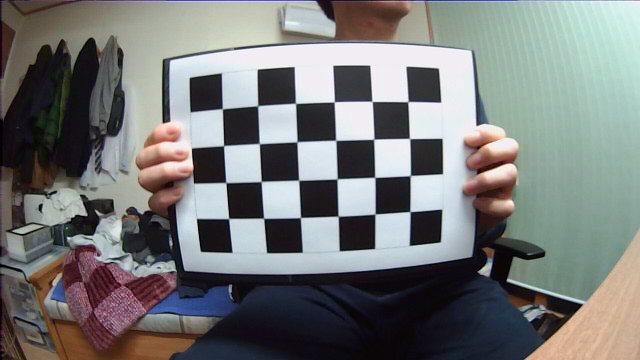
#> input picture calibration/calibration_images/0009-0275.jpg, 640 x 360 px; its folder holds only this picture in this run
$ python calibration.py
#> lines starting #> are read from the running program, lines starting #| are printed output that depends on the picture; after the words box and inside, x2 and y2 are one past the last pixel; in counts of white or black regions, pixels touching at a corner belong together; long printed decimals are rounded
import numpy as np
import cv2
import glob
# termination criteria
criteria = (cv2.TERM_CRITERIA_EPS + cv2.TERM_CRITERIA_MAX_ITER, 30, 0.001)
# prepare object points, like (0,0,0), (1,0,0), (2,0,0) ....,(6,5,0)
objp = np.zeros((4*6,3), np.float32)
objp[:,:2] = np.mgrid[0:6,0:4].T.reshape(-1,2)
# Arrays to store object points and image points from all the images.
objpoints = [] # 3d point in real world space
imgpoints = [] # 2d points in image plane.
images = glob.glob('calibration_images/*.jpg')

for fname in images:
    print(fname)
    img = cv2.imread(fname)
#> img is the input picture: shape (360, 640, 3); mean B, G, R 120.3, 121.1, 119.4
    gray = cv2.cvtColor(img, cv2.COLOR_BGR2GRAY)
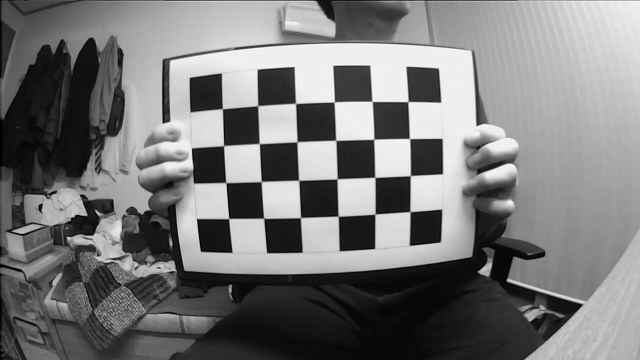
#> gray: shape (360, 640); min 0, max 254, mean 120.5
    # Find the chess board corners
    ret, corners = cv2.findChessboardCorners(gray, (6,4), None)
#> ret = True; corners = 24 rows, first 8: [222.3, 108.8], [257.5, 105.9], [295.6, 103.4], [334, 102], [372, 101.4], [407.9, 101.7], [223.6, 145.7], [259.3, 143.6]
    # If found, add object points, image points (after refining them)
    if ret == True:
        print('done.. %s' % fname)
        objpoints.append(objp)
        corners2=cv2.cornerSubPix(gray,corners, (11,11), (-1,-1), criteria)
#> corners2 = 24 rows, first 8: [222.4, 108.7], [257.7, 105.7], [295.5, 103.3], [334.2, 101.9], [372.1, 101.4], [408, 101.6], [223.5, 145.6], [259.3, 143.6]
        imgpoints.append(corners)
        # Draw and display the corners
        cv2.drawChessboardCorners(img, (6,4), corners2, ret)
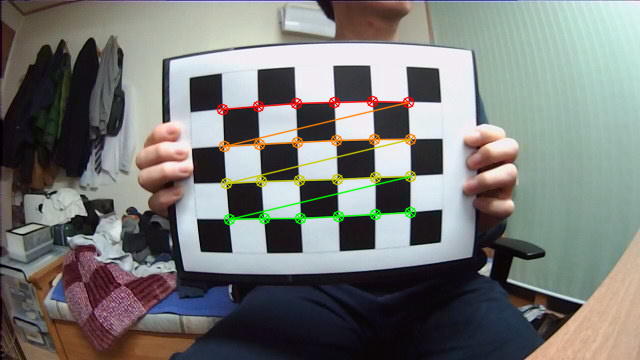
#> img: shape (360, 640, 3); 2.53% of pixels changed, all inside (x1, y1, x2, y2) = (216, 95, 417, 226)


ret, mtx, dist, rvecs, tvecs = cv2.calibrateCamera(objpoints, imgpoints, gray.shape[::-1], None, None)
#> ret = 0.0821; mtx = [[1620.3, 0, 321.9], [0, 1813.6, 157.3], [0, 0, 1]]; dist = [[-13.2, 393.8, 0.0599, -0.0283, 4.56]]; rvecs = ([0.468, 0.0101, -0.037],); tvecs = ([-2.68, -1.18, 41.21],)

print(mtx)
#| [[1.62025837e+03 0.00000000e+00 3.21914895e+02]
#|  [0.00000000e+00 1.81359244e+03 1.57328901e+02]
#|  [0.00000000e+00 0.00000000e+00 1.00000000e+00]]
print(dist)
#| [[-1.31980632e+01  3.93792919e+02  5.99086733e-02 -2.83034455e-02
#|    4.55912304e+00]]

for fname in images:
    img = cv2.imread(fname)
    h,  w = img.shape[:2]
#> h = 360; w = 640
    dst = cv2.undistort(img, mtx, dist, None, mtx)
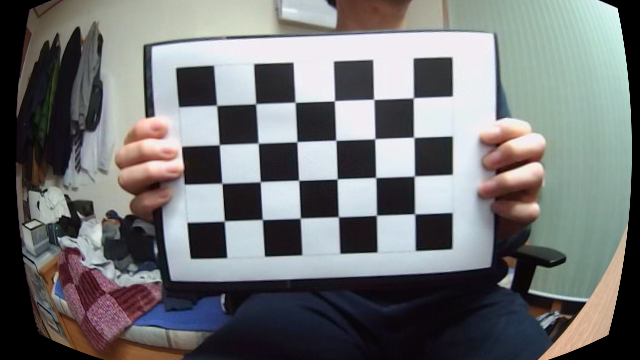
#> dst: shape (360, 640, 3); mean B, G, R 116.1, 115.5, 113.8
    cv2.imwrite(fname[:-4]+'_calib.png', dst)

$ run again, on calibration/calibration_images/0068-0345.jpg
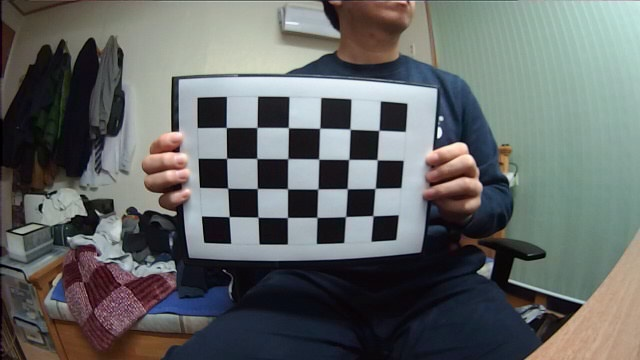
#> input picture calibration/calibration_images/0068-0345.jpg, 640 x 360 px
#> img is the input picture: shape (360, 640, 3); mean B, G, R 101.7, 102.7, 99
#> `ret, corners = cv2.findChessboardCorners(gray, (6,4), None)`: ret = True; corners = 24 rows, first 8: [226.3, 127.6], [257, 127.5], [288.3, 127.6], [319.8, 128.1], [350, 129.2], [378.9, 130.4], [226.6, 158.3], [256.8, 158.4]
#> corners2 = 24 rows, first 8: [226.3, 127.5], [256.9, 127.4], [288.4, 127.6], [319.7, 128.3], [350.1, 129.2], [378.8, 130.4], [226.6, 158.3], [256.8, 158.4]
#> `cv2.drawChessboardCorners(img, (6,4), corners2, ret)`:
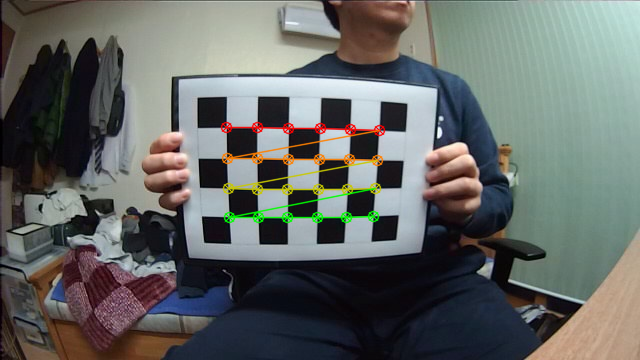
#> img: shape (360, 640, 3); 2.18% of pixels changed, all inside (x1, y1, x2, y2) = (220, 121, 386, 224)
#> `ret, mtx, dist, rvecs, tvecs = cv2.calibrateCamera(objpoints, imgpoint..`: ret = 0.0966; mtx = [[294.9, 0, 308.7], [0, 290.9, 181.7], [0, 0, 1]]; dist = [[-0.559, 2.54, -0.0186, 0.00611, -9.02]]; rvecs = ([0.181, -0.116, 0.0129],); tvecs = ([-2.63, -1.73, 8.99],)
#| [[294.886   0.         308.705  ]
#|  [  0.         290.851  181.662]
#|  [  0.           0.           1.        ]]
#| [[-5.58885578e-01  2.54251711e+00 -1.85504054e-02  6.10617286e-03
#|   -9.02497911e+00]]
#> `dst = cv2.undistort(img, mtx, dist, None, mtx)`:
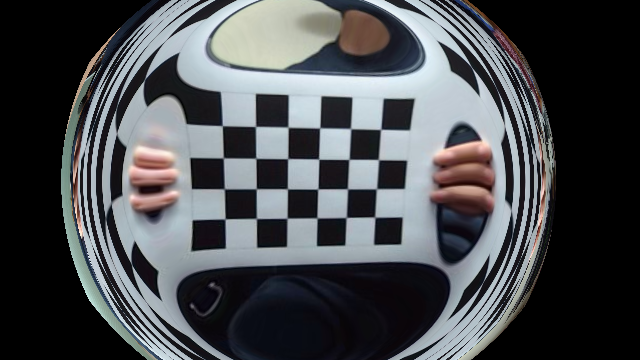
#> dst: shape (360, 640, 3); mean B, G, R 80.2, 76.9, 74.5

$ run again, on calibration/calibration_images/0118-0356.jpg
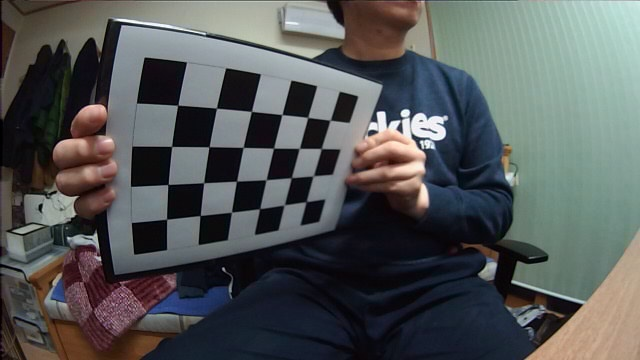
#> input picture calibration/calibration_images/0118-0356.jpg, 640 x 360 px
#> img is the input picture: shape (360, 640, 3); mean B, G, R 87.5, 87.5, 84.2
#> `ret, corners = cv2.findChessboardCorners(gray, (6,4), None)`: ret = True; corners = 24 rows, first 8: [177.8, 105.2], [216.5, 108.1], [251.4, 111.4], [281.9, 114.6], [307.8, 117.5], [330, 120.3], [171.6, 146.5], [209, 146.8]
#> corners2 = 24 rows, first 8: [177.7, 105.2], [216.4, 108.2], [251.4, 111.4], [281.9, 114.6], [307.7, 117.4], [330.1, 120.3], [171.6, 146.4], [209, 146.7]
#> `cv2.drawChessboardCorners(img, (6,4), corners2, ret)`:
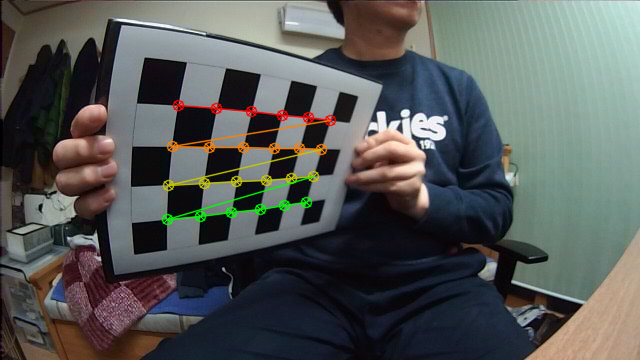
#> img: shape (360, 640, 3); 2.19% of pixels changed, all inside (x1, y1, x2, y2) = (161, 99, 337, 226)
#> `ret, mtx, dist, rvecs, tvecs = cv2.calibrateCamera(objpoints, imgpoint..`: ret = 0.296; mtx = [[339.2, 0, 371.2], [0, 337.4, 193.4], [0, 0, 1]]; dist = [[-0.621, 0.739, -0.0331, -0.0693, -0.843]]; rvecs = ([0.471, -0.974, 0.137],); tvecs = ([-4.1, -1.88, 6.85],)
#| [[339.223   0.         371.246]
#|  [  0.         337.359 193.380]
#|  [  0.           0.           1.        ]]
#| [[-0.6214  0.7386  -0.03309 -0.06935 -0.8426]]
#> `dst = cv2.undistort(img, mtx, dist, None, mtx)`:
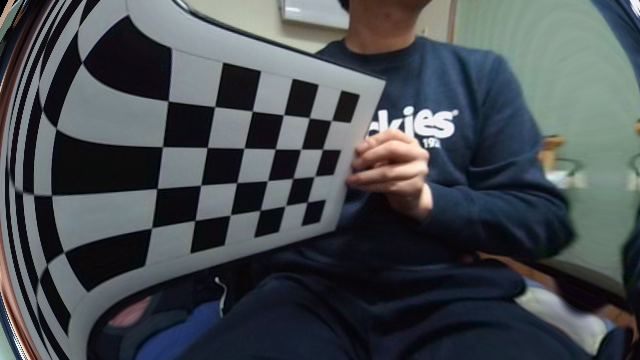
#> dst: shape (360, 640, 3); mean B, G, R 80.9, 76.8, 71.3

$ run again, on calibration/calibration_images/0029-0266.jpg
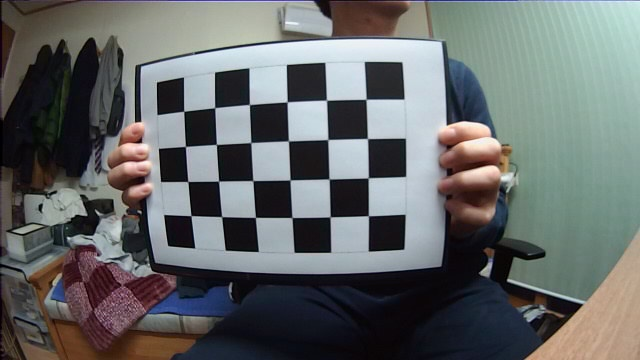
#> input picture calibration/calibration_images/0029-0266.jpg, 640 x 360 px
#> img is the input picture: shape (360, 640, 3); mean B, G, R 104.9, 105.2, 101.7
#> `ret, corners = cv2.findChessboardCorners(gray, (6,4), None)`: ret = True; corners = 24 rows, first 8: [183.7, 111.3], [214.7, 107.6], [249.4, 104.6], [287.2, 101.9], [326.5, 100.2], [366, 99.42], [185.5, 146.5], [216.4, 144.5]
#> corners2 = 24 rows, first 8: [183.7, 111.3], [214.7, 107.7], [249.4, 104.5], [287.1, 101.9], [326.5, 100.2], [366.1, 99.3], [185.4, 146.4], [216.4, 144.4]
#> `cv2.drawChessboardCorners(img, (6,4), corners2, ret)`:
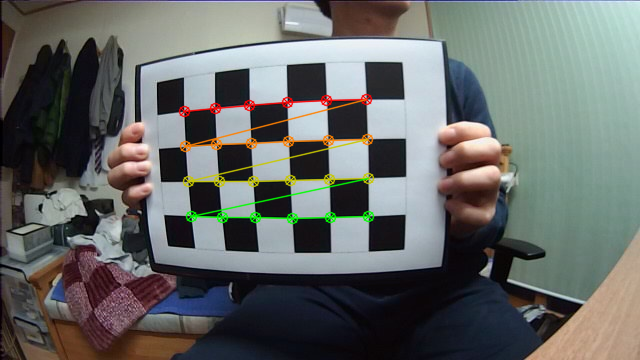
#> img: shape (360, 640, 3); 2.5% of pixels changed, all inside (x1, y1, x2, y2) = (178, 93, 375, 225)
#> `ret, mtx, dist, rvecs, tvecs = cv2.calibrateCamera(objpoints, imgpoint..`: ret = 0.153; mtx = [[371.6, 0, 284.6], [0, 379.2, 156.5], [0, 0, 1]]; dist = [[-0.377, -5.27, 0.0166, 0.0481, 40.29]]; rvecs = ([0.14, 0.0859, -0.038],); tvecs = ([-2.93, -1.29, 9.7],)
#| [[371.565     0.         284.618]
#|  [  0.         379.178 156.484]
#|  [  0.           0.           1.        ]]
#| [[-3.76913542e-01 -5.27287874e+00  1.66395816e-02  4.80666500e-02
#|    4.02948801e+01]]
#> `dst = cv2.undistort(img, mtx, dist, None, mtx)`:
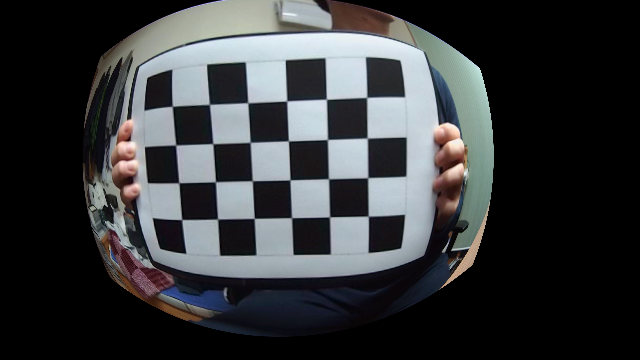
#> dst: shape (360, 640, 3); mean B, G, R 58.5, 56.6, 54.6
